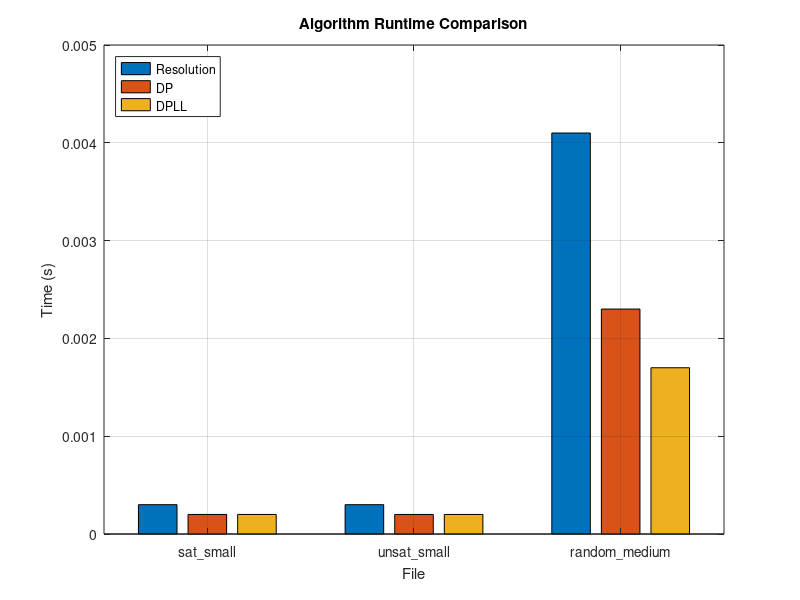

Here is the MATLAB script that generated this plot: (Note: this script raises an error after producing the figure.)
% Data Setup
files = {'sat\_small', 'unsat\_small', 'random\_medium'};
algorithms = {'Resolution', 'DP', 'DPLL'};

% Time (s)
time = [
    0.0003, 0.0002, 0.0002;
    0.0003, 0.0002, 0.0002;
    0.0041, 0.0023, 0.0017
];

% Memory (KB)
memory = [
    7.45, 6.30, 5.95;
    7.80, 6.35, 6.00;
    21.50, 17.20, 15.85
];

% SAT/UNSAT Results for each file/algorithm (same order as time & memory)
results = [
    "SAT", "SAT", "SAT";         % sat_small
    "UNSAT", "UNSAT", "UNSAT";   % unsat_small
    "SAT", "SAT", "SAT"          % random_medium
];

% -----------------------------
% Plot Time with Result Markers
% -----------------------------
figure;
b1 = bar(time);
title('Algorithm Runtime Comparison');
xlabel('File');
ylabel('Time (s)');
set(gca, 'XTickLabel', files);
legend(algorithms, 'Location', 'northwest');
grid on;

% Add result markers above bars
for i = 1:length(files)
    for j = 1:length(algorithms)
        x = b1(j).XData(i) + b1(j).XOffset; % Adjust for group offset
        y = time(i, j);
        text(x, y + 0.00005, results(i, j), 'HorizontalAlignment', 'center', 'FontSize', 9, 'Color', 'k');
    end
end

% -----------------------------
% Plot Memory with Result Markers
% -----------------------------
figure;
b2 = bar(memory);
title('Algorithm Memory Usage Comparison');
xlabel('File');
ylabel('Memory (KB)');
set(gca, 'XTickLabel', files);
legend(algorithms, 'Location', 'northwest');
grid on;

% Add result markers above bars
for i = 1:length(files)
    for j = 1:length(algorithms)
        x = b2(j).XData(i) + b2(j).XOffset;
        y = memory(i, j);
        text(x, y + 0.5, results(i, j), 'HorizontalAlignment', 'center', 'FontSize', 9, 'Color', 'k');
    end
end
